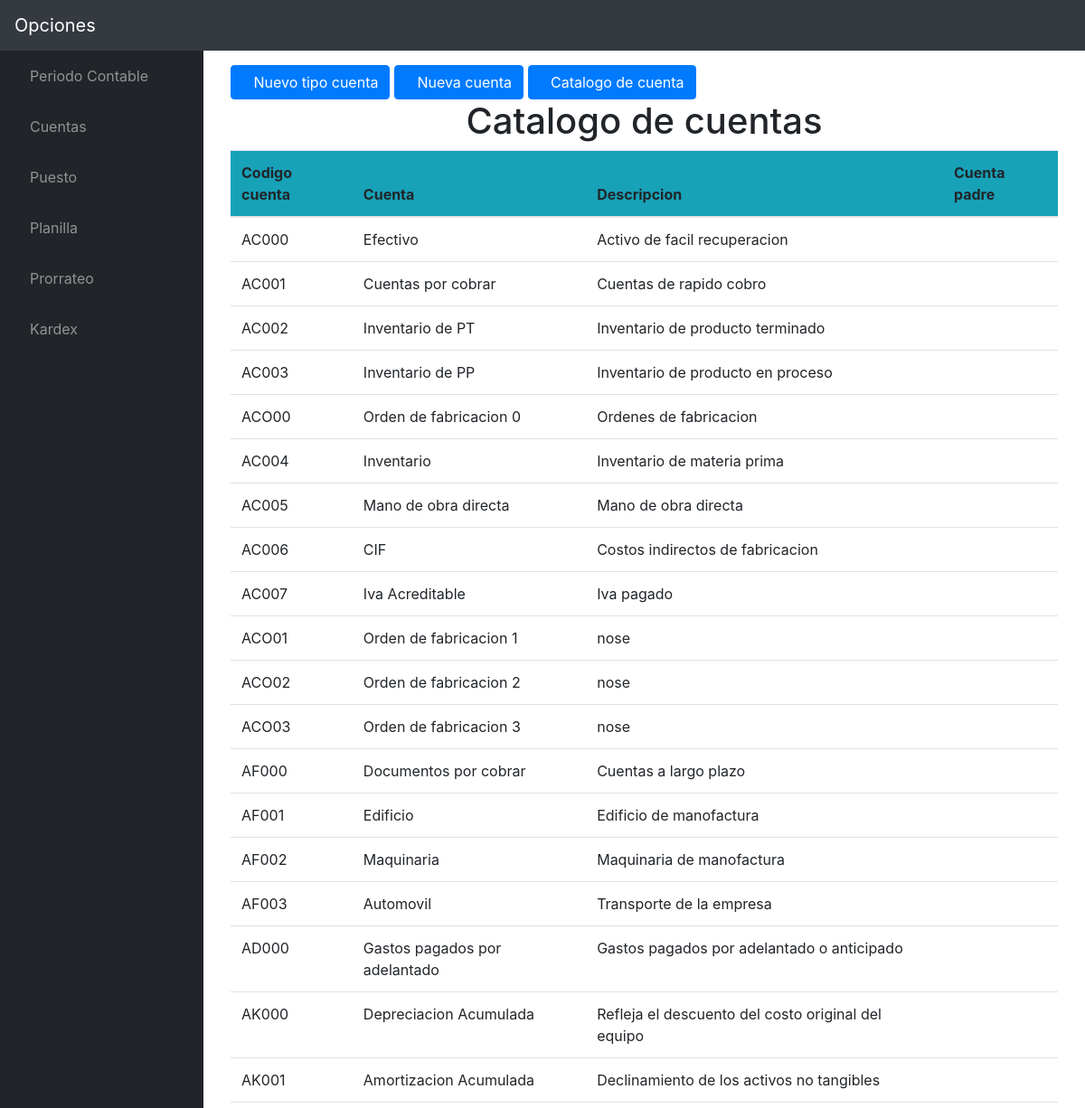
The app's page /ingresarCuenta/ (upper part), older data.
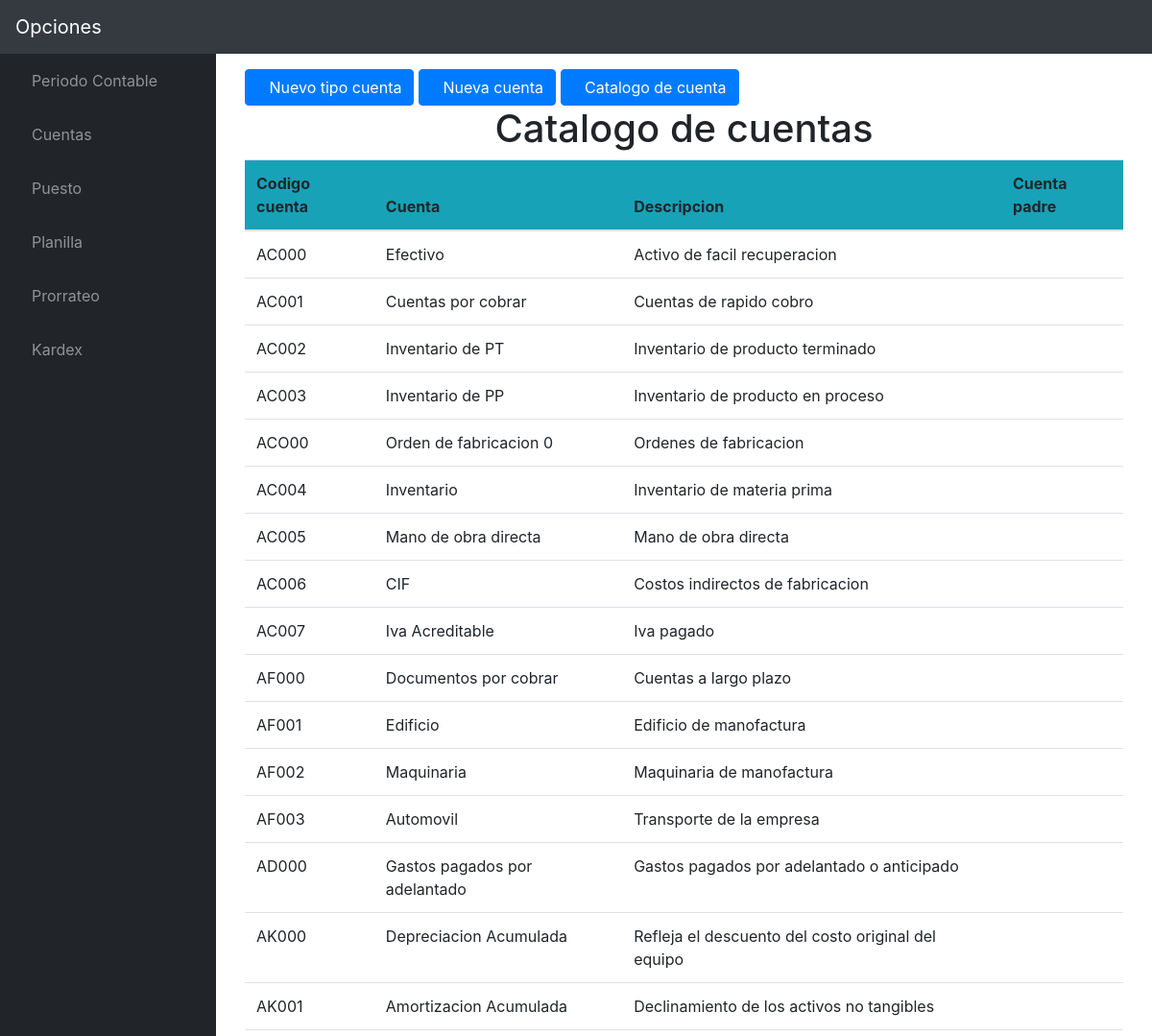
The same page, newer data.
### contable/models.py (models this page shows, shortened)
class Cuenta(models.Model):
	grupo = models.ForeignKey(GrupoCuenta, blank=False, on_delete=models.CASCADE)
	nom_cuenta = models.CharField(max_length=100, blank=False, unique=True)
	descripcion = models.CharField(max_length=200, blank=False)
	codigo_cuenta = models.CharField(max_length=7, blank=False, unique=True)
	cuenta_padre = models.CharField(max_length=50)
	class Meta:
		verbose_name='Cuenta'
		verbose_name_plural='Cuentas'

### contable/views.py (the view)
# urls.py: url(r'^ingresarCuenta/', ingresarCuenta),
def ingresarCuenta(request):
	template=loader.get_template('Main/ingresar_cuenta.html')
	tipoCuenta = GrupoCuenta.objects.all()
	context = {
		'tipo':tipoCuenta,
	}
	if request.method=='POST':
		try:
			action = request.POST.get('action',None)
			if action =='newCuenta':
				codigot = request.POST.get('tipo',None)
				nombret = request.POST.get('nombret',None)
				codigog= request.POST.get('grupo',None)
				nombreg = request.POST.get('nombreg',None)
				desg = request.POST.get('descripciong',None)
				tipoC = TipoCuenta()
				tipoC.nom_tipo=nombret
				tipoC.codigo_tcuenta=codigot
				tipoC.disminuye_en='001'
				tipoC.aumenta_en='001'
				tipoC.save()
				grup =GrupoCuenta()
				grup.tipo_cuenta=tipoC
				grup.nom_grupo=nombreg
				grup.codigo_gcuenta=codigot + codigog
				grup.descripcion=desg
				grup.save()
		except Exception as e:
			print(e.message)
			context = {
				'tipo':tipoCuenta,
				'anadido':False,
			}
			return HttpResponse(template.render(context , request))
	return HttpResponse(template.render(context , request))

### contable/templates/Main/ingresar_cuenta.html (shortened to what this page needs)
{% extends "Base/base.html" %}
{% block Contenido %}
<div class="container">
    <a href="" class="btn btn-primary" data-toggle="modal" data-target="#newTipo"><i class="fas fa-plus"></i>Nuevo tipo cuenta</a>
    <button class="btn btn-primary" onclick="mostrar('NC')"><i class="fas fa-address-card"></i>Nueva cuenta</button>
    <button class="btn btn-primary" onclick="mostrar('CC')"><i class="fas fa-address-card"></i>Catalogo de cuenta</button>
</div>
<div class="container" id="CC">
    <table class="table table-hover">
        <thead class="titulo-0"><h1 class="text-center">Catalogo de cuentas</h1> </thead>
        <thead class="bg-info">
            <th>Codigo cuenta</th>
            <th>Cuenta</th>
            <th>Descripcion</th>
            <th>Cuenta padre</th>
        </thead>
        {% for t in tipo %}
        {% for cuenta in t.cuenta_set.all %}
        <tr>
            <td> {{cuenta.codigo_cuenta}} </td>
            <td> {{cuenta.nom_cuenta}} </td>
            <td> {{cuenta.descripcion}} </td>
            <td> {{cuenta.cuenta_padre}} </td>
        </tr>
        {% endfor %}
        {% endfor %}
    </table><br><br>
</div>
{% endblock Contenido %}

Row changes from the older to the newer data that the page shows:
removed Cuenta: codigo_cuenta "ACO01", nom_cuenta "Orden de fabricacion 1", descripcion "nose", shown under GrupoCuenta (number 1 of 4 on the later page)
removed Cuenta: codigo_cuenta "ACO02", nom_cuenta "Orden de fabricacion 2", descripcion "nose", shown under GrupoCuenta (number 1 of 4 on the later page)
removed Cuenta: codigo_cuenta "ACO03", nom_cuenta "Orden de fabricacion 3", descripcion "nose", shown under GrupoCuenta (number 1 of 4 on the later page)
